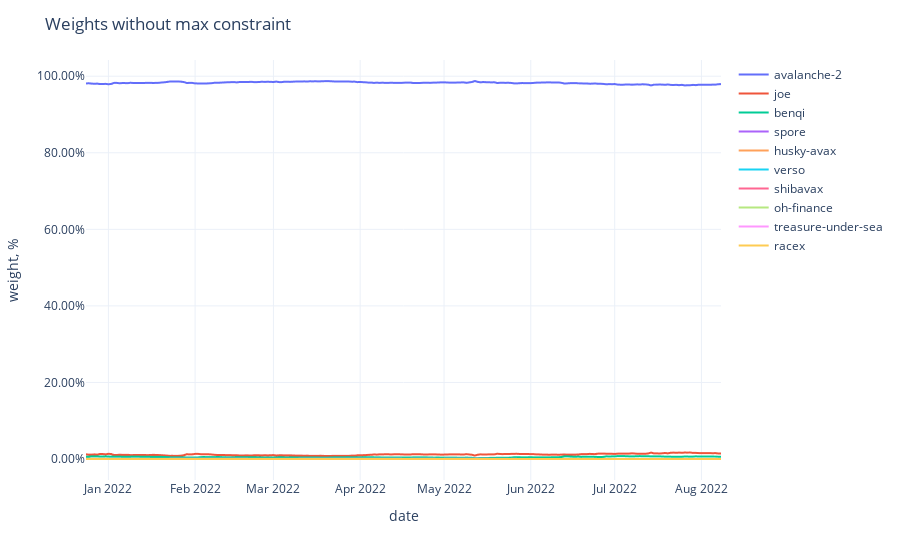

The code cell stored with this chart in its notebook:
### Code cell
fig = px.line(weights,
              labels={'value': 'weight, %', 'variable': ''})
fig.update_traces(
    hovertemplate="%{y}"
)
fig.update_yaxes(
    tickformat=".2%",
)
fig.update_xaxes(
    showspikes=True,
    spikethickness=2,
    spikedash="dot",
    spikecolor="#999999",
    spikemode="across",
)
fig.update_layout(
    ## showlegend=False,
    hovermode="x",
    hoverdistance=100,  ## Distance to show hover label of data point
    spikedistance=1000,  ## Distance to show spike
    template='plotly_white',
    title='Weights without max constraint'
)

### Figure 1 — Plotly figure (JSON) as saved in the notebook; plotly's stock layout.template omitted (floating-point values rounded to 4 significant figures; data arrays with more than 128 entries replaced by an {"elided": "..."} marker saying what was removed)
{"data": [{"hovertemplate": "%{y}", "legendgroup": "avalanche-2", "line": {"color": "#636efa", "dash": "solid"}, "marker": {"symbol": "circle"}, "mode": "lines", "name": "avalanche-2", "showlegend": true, "type": "scattergl", "x": {"elided": "228 str values"}, "xaxis": "x", "y": {"elided": "228 float values"}, "yaxis": "y"}, {"hovertemplate": "%{y}", "legendgroup": "joe", "line": {"color": "#EF553B", "dash": "solid"}, "marker": {"symbol": "circle"}, "mode": "lines", "name": "joe", "showlegend": true, "type": "scattergl", "x": {"elided": "228 str values"}, "xaxis": "x", "y": {"elided": "228 float values"}, "yaxis": "y"}, {"hovertemplate": "%{y}", "legendgroup": "benqi", "line": {"color": "#00cc96", "dash": "solid"}, "marker": {"symbol": "circle"}, "mode": "lines", "name": "benqi", "showlegend": true, "type": "scattergl", "x": {"elided": "228 str values"}, "xaxis": "x", "y": {"elided": "228 float values"}, "yaxis": "y"}, {"hovertemplate": "%{y}", "legendgroup": "spore", "line": {"color": "#ab63fa", "dash": "solid"}, "marker": {"symbol": "circle"}, "mode": "lines", "name": "spore", "showlegend": true, "type": "scattergl", "x": {"elided": "228 str values"}, "xaxis": "x", "y": {"elided": "228 float values"}, "yaxis": "y"}, {"hovertemplate": "%{y}", "legendgroup": "husky-avax", "line": {"color": "#FFA15A", "dash": "solid"}, "marker": {"symbol": "circle"}, "mode": "lines", "name": "husky-avax", "showlegend": true, "type": "scattergl", "x": {"elided": "228 str values"}, "xaxis": "x", "y": {"elided": "228 float values"}, "yaxis": "y"}, {"hovertemplate": "%{y}", "legendgroup": "verso", "line": {"color": "#19d3f3", "dash": "solid"}, "marker": {"symbol": "circle"}, "mode": "lines", "name": "verso", "showlegend": true, "type": "scattergl", "x": {"elided": "228 str values"}, "xaxis": "x", "y": {"elided": "228 float values"}, "yaxis": "y"}, {"hovertemplate": "%{y}", "legendgroup": "shibavax", "line": {"color": "#FF6692", "dash": "solid"}, "marker": {"symbol": "circle"}, "mode": "lines", "name": "shibavax", "showlegend": true, "type": "scattergl", "x": {"elided": "228 str values"}, "xaxis": "x", "y": {"elided": "228 float values"}, "yaxis": "y"}, {"hovertemplate": "%{y}", "legendgroup": "oh-finance", "line": {"color": "#B6E880", "dash": "solid"}, "marker": {"symbol": "circle"}, "mode": "lines", "name": "oh-finance", "showlegend": true, "type": "scattergl", "x": {"elided": "228 str values"}, "xaxis": "x", "y": {"elided": "228 float values"}, "yaxis": "y"}, {"hovertemplate": "%{y}", "legendgroup": "treasure-under-sea", "line": {"color": "#FF97FF", "dash": "solid"}, "marker": {"symbol": "circle"}, "mode": "lines", "name": "treasure-under-sea", "showlegend": true, "type": "scattergl", "x": {"elided": "228 str values"}, "xaxis": "x", "y": {"elided": "228 float values"}, "yaxis": "y"}, {"hovertemplate": "%{y}", "legendgroup": "racex", "line": {"color": "#FECB52", "dash": "solid"}, "marker": {"symbol": "circle"}, "mode": "lines", "name": "racex", "showlegend": true, "type": "scattergl", "x": {"elided": "228 str values"}, "xaxis": "x", "y": {"elided": "228 float values"}, "yaxis": "y"}], "layout": {"autosize": true, "hoverdistance": 100, "hovermode": "x", "legend": {"title": {"text": ""}, "tracegroupgap": 0}, "margin": {"t": 60}, "spikedistance": 1000, "title": {"text": "Weights without max constraint"}, "xaxis": {"anchor": "y", "autorange": true, "domain": [0, 1], "range": ["2021-12-24", "2022-08-08"], "showspikes": true, "spikecolor": "#999999", "spikedash": "dot", "spikemode": "across", "spikethickness": 2, "title": {"text": "date"}, "type": "date"}, "yaxis": {"anchor": "x", "autorange": true, "domain": [0, 1], "range": [-0.05483, 1.042], "tickformat": ".2%", "title": {"text": "weight, %"}, "type": "linear"}}}
